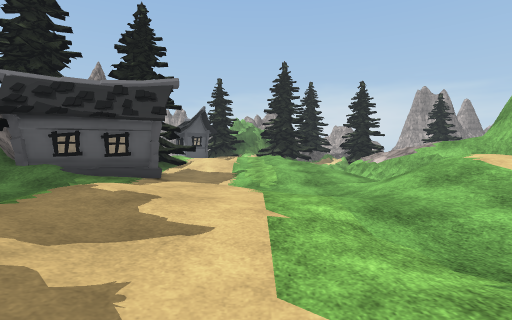
[1] (above)

24 first-person views from a walk through a scene from a Unity 3-D project. The camera is 1.2 m above the floor, looks level and sees 80° across. The floor is counted in squares, 2 m on a side. Each view is taken from the middle of a square. On the plan, view 1 faces up. The plan holds only what a view shows up to about 9 squares ahead; the rest is blank. The place goes on beyond the plan. Some surface patterns are stand-ins.

[2]
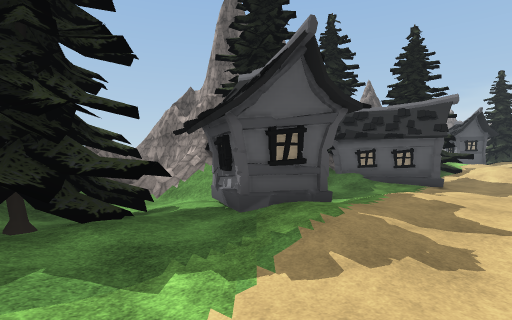

[3]
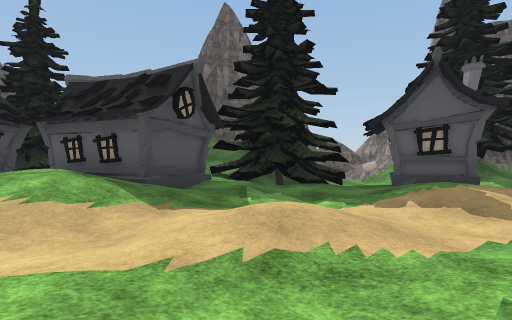

[4]
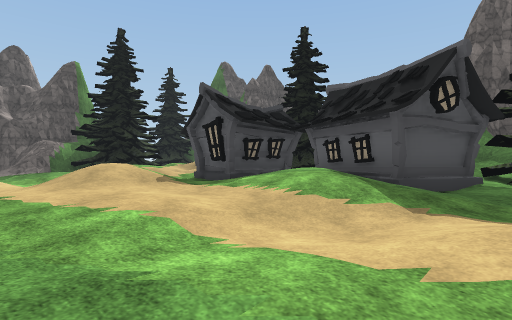

[5]
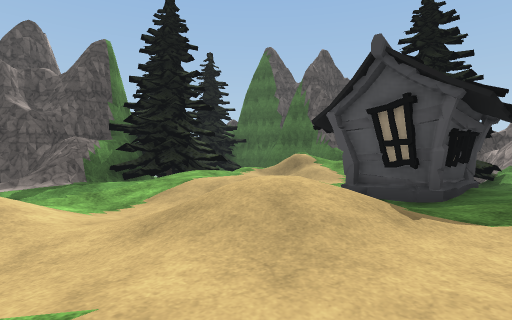

[6]
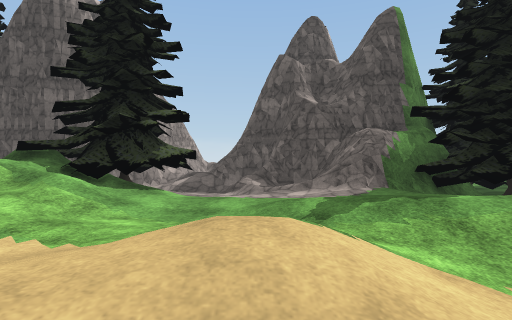

[7]
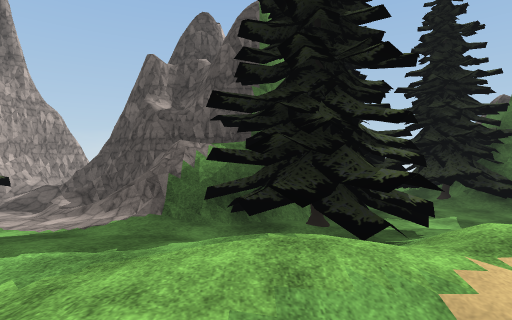

[8]
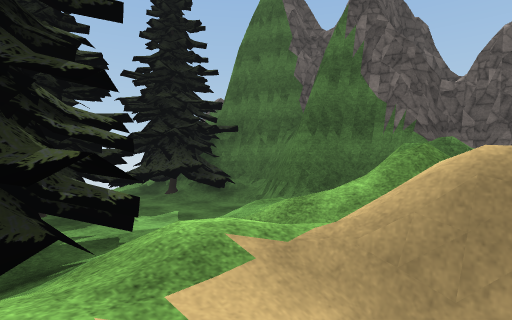

[9]
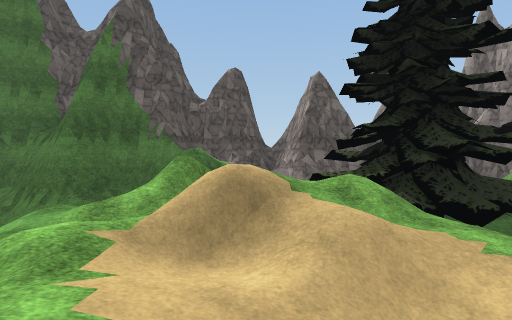

[10]
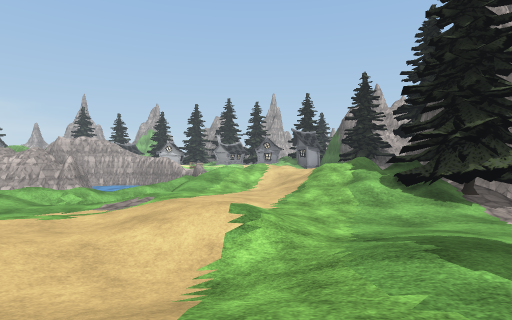

[11]
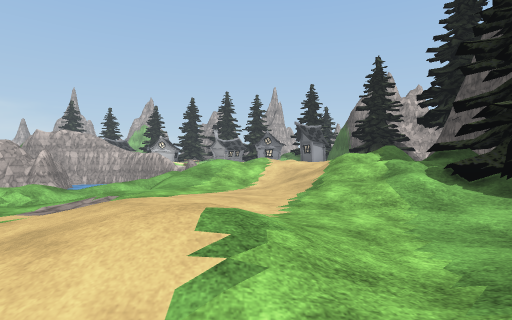

[12]
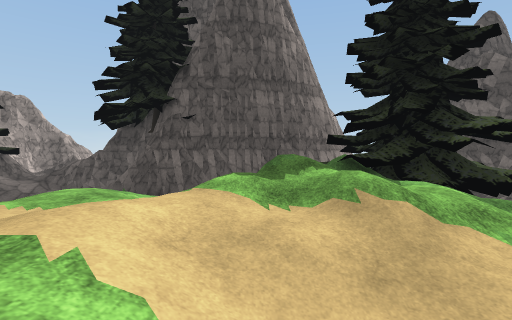

[13]
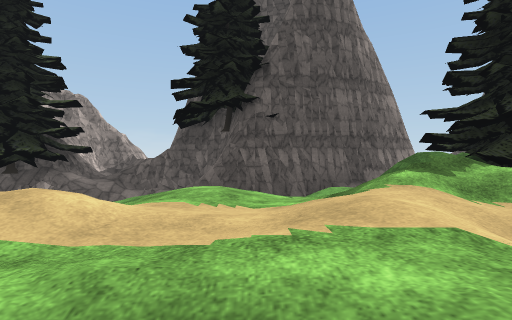

[14]
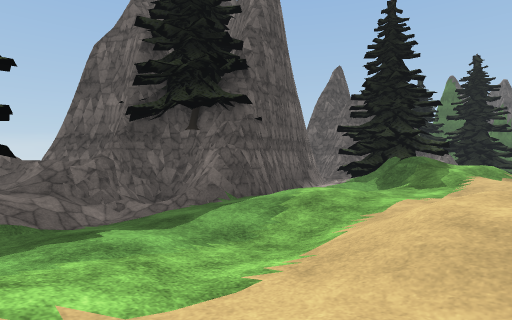

[15]
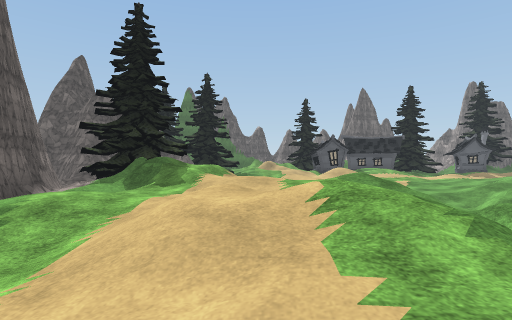

[16]
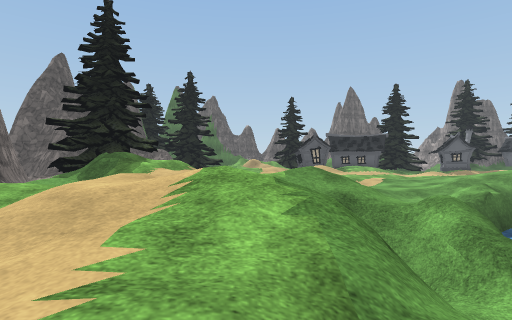

[17]
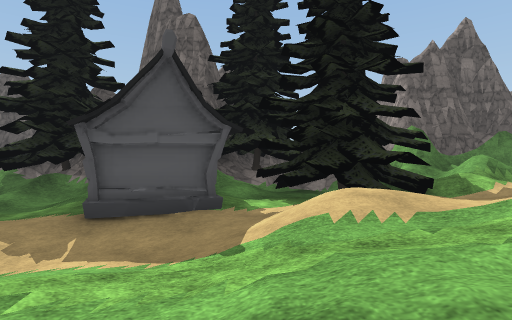

[18]
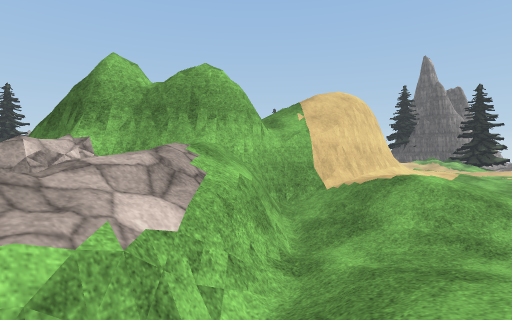

[19]
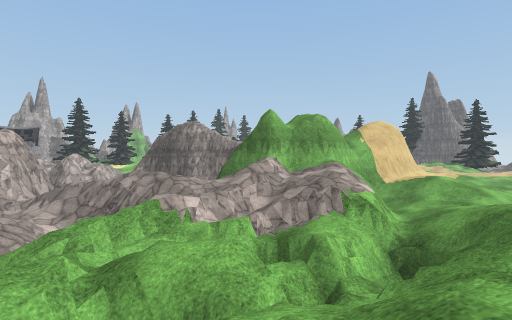

[20]
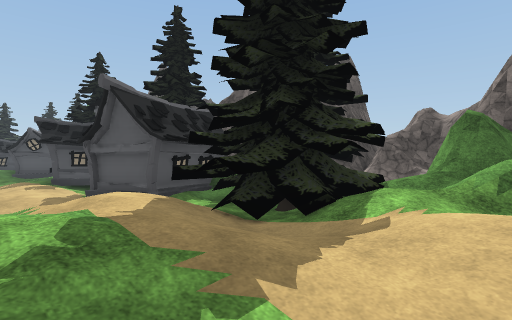

[21]
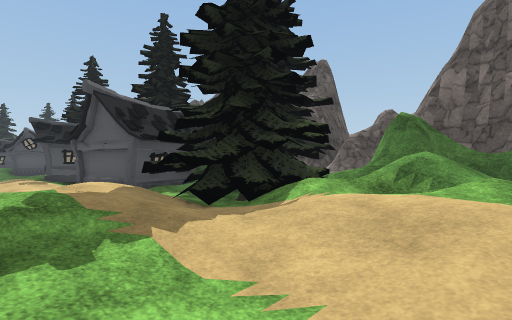

[22]
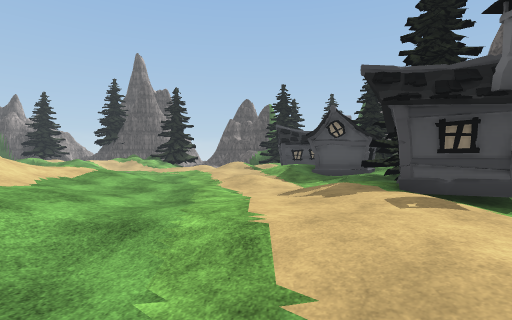

[23]
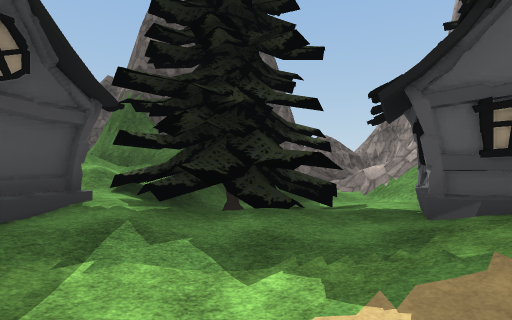

[24]
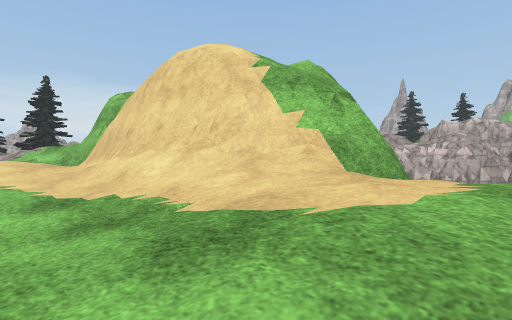

### Floor plan
Key: @ floor where view 1 was taken; # wall or solid block; . main floor; : floor 0.25 m higher than the main floor; - floor 0.25 m lower than the main floor; + floor 0.5 m higher than the main floor; _ floor 0.5 m lower than the main floor; * floor 0.75 m higher than the main floor; < floor 0.75 m lower than the main floor; % floor 1 m higher than the main floor; ( floor 1 m lower than the main floor; & floor 1.25 m higher than the main floor; $ floor 1.5 m higher than the main floor; / step, stairs or slope; = window, fence, low wall or low ledge; ≈ water the walk keeps out of; v drop or lower ground; T tree.
Columns run from 10 left of view 1 to 16 right of it. Each row starts with its distance up from view 1.
 15     # //*:/+ //
 14    ##//%+:+%//.<_(_<###
 13    ###//++++/v-..(==#v#
 12   ##=TT//%%/vvv.:+=v
 11   ##TTTT/*//vvv.*%v
 10  ##TTTTT/*+*/=#*$%v
  9   TTTTT../:+//=&=##
  8    TT###-_/../=###
  7     ####-_//--_=#
  6      ##/./__-///#
  5    TT:---./_//%##
  4    TTT/-...-//*#
  3  ###TT--...--::#
  2  #==+ ##..-_-..##
  1  ==._###.-___-./#
  0     TTT---@--../##      v
 -1     TTT.__.--.:+/v      vv
 -2     TTT.--.._/:+/
 -3   #= T#/..----
 -4   ##  ###//---
 -5  ###   #++...-  ///≈
 -6  #=/   #++.... __///≈
 -7  ##/// ##/:/.. __/ //
 -8  # TTT ##/ */.-__/  ///≈
 -9  # TTT//:/ /.-. --./////
-10 ##/ T///.+/--::..--/%/  //
-11 #=/   ///::///..---/***//+/
-12 ###  //*++::.---.///%*/%*++
-13 ###  //// ...-_/:%//%++//:+
-14   #/ //TTT-.--_-/%///++...+
-15   ##<<_TTT#=/-_TTT//:+*:...
-16   #/<<<TTT##//_TTT/./.:...-
-17   #TT<TTT ###/<TTT//###/_/T
-18   #TTTTTT   ###. ######/=/T
-19   #TTTT      ##       ##//#
-20     TT                 #/##
-21                        ###

Where each view was taken, in squares from view 1:
view 1: 0 up, 0 right, facing up
view 2: 2 down, 0 right, facing up-left
view 3: 2 down, 3 right, facing left
view 4: 2 down, 3 right, facing down-left
view 5: 6 down, 3 right, facing down-left
view 6: 9 down, 3 right, facing down
view 7: 10 down, 1 left, facing down
view 8: 11 down, 2 left, facing down-left
view 9: 11 down, 1 left, facing left
view 10: 11 down, 1 left, facing right
view 11: 11 down, 1 right, facing right
view 12: 10 down, 9 right, facing down
view 13: 10 down, 11 right, facing down
view 14: 12 down, 16 right, facing down-left
view 15: 12 down, 16 right, facing left
view 16: 11 down, 16 right, facing left
view 17: 9 up, 2 right, facing left
view 18: 10 up, 2 right, facing down-right
view 19: 15 up, 1 right, facing down-right
view 20: 14 up, 0 right, facing down-left
view 21: 15 up, 0 right, facing down-left
view 22: 7 up, 0 right, facing down
view 23: 1 down, 0 right, facing left
view 24: 2 down, 3 right, facing up-right
